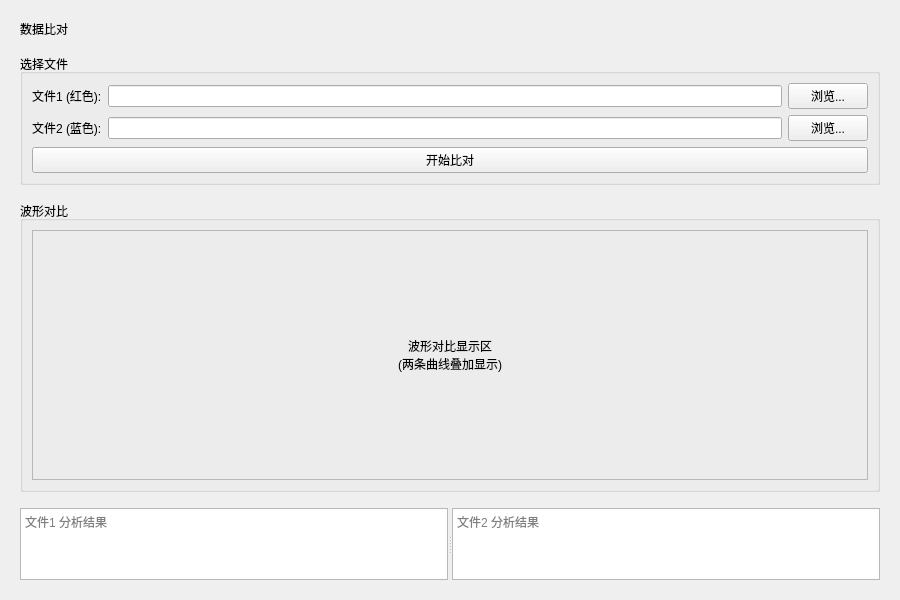
<?xml version="1.0" encoding="UTF-8"?>
<ui version="4.0">
 <class>ComparePanel</class>
 <widget class="QWidget" name="ComparePanel">
  <property name="geometry">
   <rect>
    <x>0</x>
    <y>0</y>
    <width>900</width>
    <height>600</height>
   </rect>
  </property>
  <property name="windowTitle">
   <string>数据比对</string>
  </property>
  <layout class="QVBoxLayout" name="main_layout">
   <property name="leftMargin">
    <number>20</number>
   </property>
   <property name="topMargin">
    <number>20</number>
   </property>
   <property name="rightMargin">
    <number>20</number>
   </property>
   <property name="bottomMargin">
    <number>20</number>
   </property>
   <property name="spacing">
    <number>16</number>
   </property>
   <!-- 标题 -->
   <item>
    <widget class="QLabel" name="panel_title">
     <property name="text">
      <string>数据比对</string>
     </property>
    </widget>
   </item>
   <!-- 文件选择 -->
   <item>
    <widget class="QGroupBox" name="file_group">
     <property name="title">
      <string>选择文件</string>
     </property>
     <layout class="QGridLayout" name="file_layout">
      <item row="0" column="0">
       <widget class="QLabel" name="label_file1">
        <property name="text">
         <string>文件1 (红色):</string>
        </property>
       </widget>
      </item>
      <item row="0" column="1">
       <widget class="QLineEdit" name="file1_edit"/>
      </item>
      <item row="0" column="2">
       <widget class="QPushButton" name="file1_btn">
        <property name="text">
         <string>浏览...</string>
        </property>
       </widget>
      </item>
      <item row="1" column="0">
       <widget class="QLabel" name="label_file2">
        <property name="text">
         <string>文件2 (蓝色):</string>
        </property>
       </widget>
      </item>
      <item row="1" column="1">
       <widget class="QLineEdit" name="file2_edit"/>
      </item>
      <item row="1" column="2">
       <widget class="QPushButton" name="file2_btn">
        <property name="text">
         <string>浏览...</string>
        </property>
       </widget>
      </item>
      <item row="2" column="0" colspan="3">
       <widget class="QPushButton" name="compare_btn">
        <property name="text">
         <string>开始比对</string>
        </property>
       </widget>
      </item>
     </layout>
    </widget>
   </item>
   <!-- 波形显示区 -->
   <item>
    <widget class="QGroupBox" name="plot_group">
     <property name="title">
      <string>波形对比</string>
     </property>
     <layout class="QVBoxLayout" name="plot_layout">
      <item>
       <widget class="QLabel" name="plot_placeholder">
        <property name="text">
         <string>波形对比显示区
(两条曲线叠加显示)</string>
        </property>
        <property name="alignment">
         <set>Qt::AlignCenter</set>
        </property>
        <property name="minimumSize">
         <size>
          <width>0</width>
          <height>250</height>
         </size>
        </property>
        <property name="frameShape">
         <enum>QFrame::StyledPanel</enum>
        </property>
        <property name="frameShadow">
         <enum>QFrame::Raised</enum>
        </property>
       </widget>
      </item>
     </layout>
    </widget>
   </item>
   <!-- 结果显示 -->
   <item>
    <widget class="QSplitter" name="result_splitter">
     <property name="orientation">
      <enum>Qt::Horizontal</enum>
     </property>
     <widget class="QTextEdit" name="result1_text">
      <property name="readOnly">
       <bool>true</bool>
      </property>
      <property name="placeholderText">
       <string>文件1 分析结果</string>
      </property>
     </widget>
     <widget class="QTextEdit" name="result2_text">
      <property name="readOnly">
       <bool>true</bool>
      </property>
      <property name="placeholderText">
       <string>文件2 分析结果</string>
      </property>
     </widget>
    </widget>
   </item>
  </layout>
 </widget>
 <resources/>
 <connections/>
</ui>
